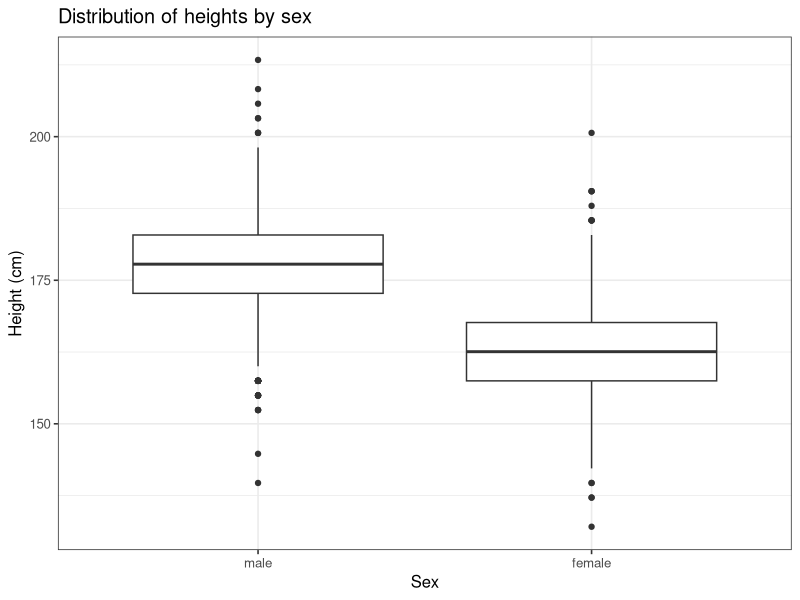
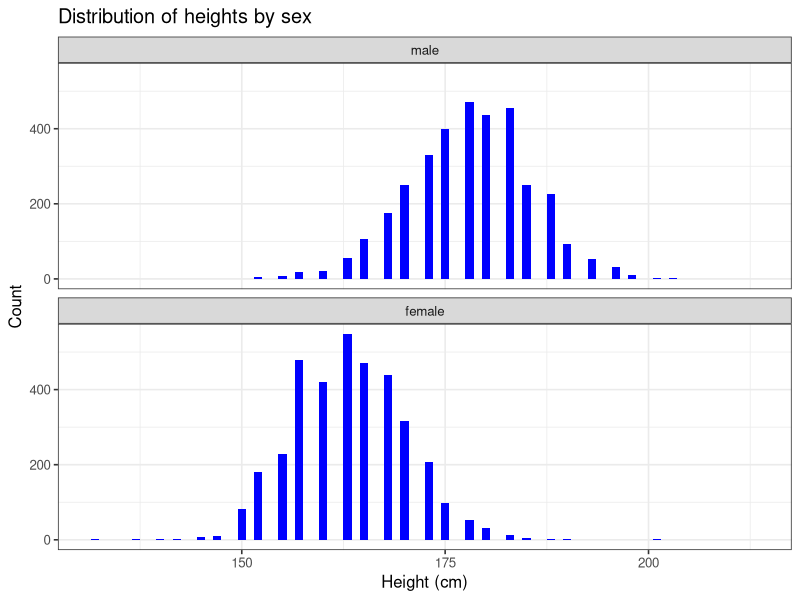
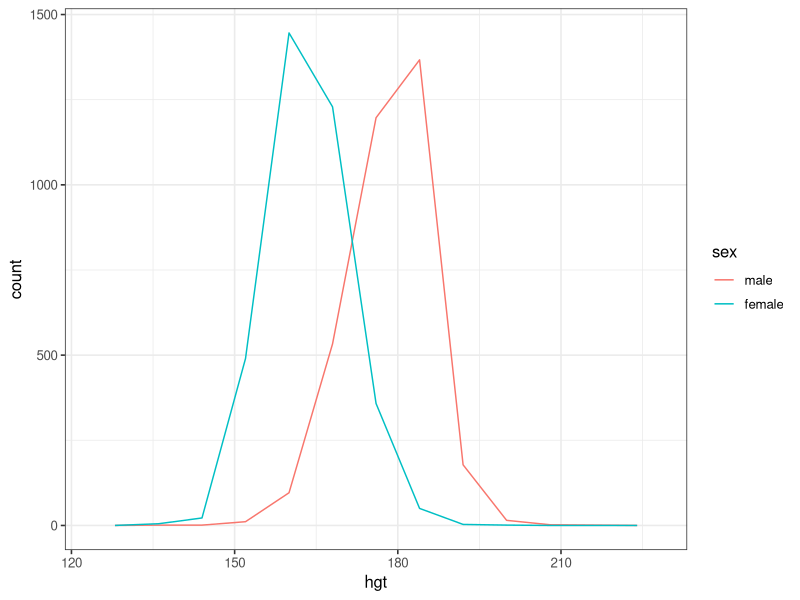
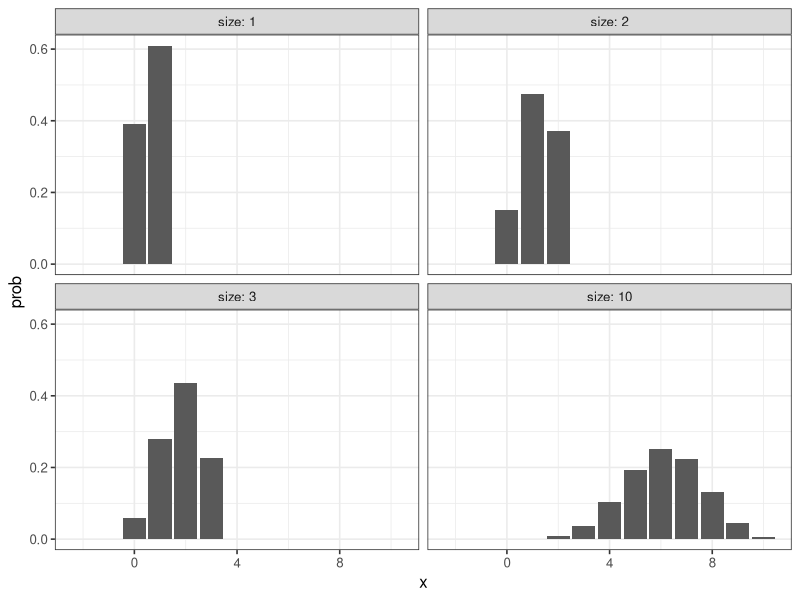
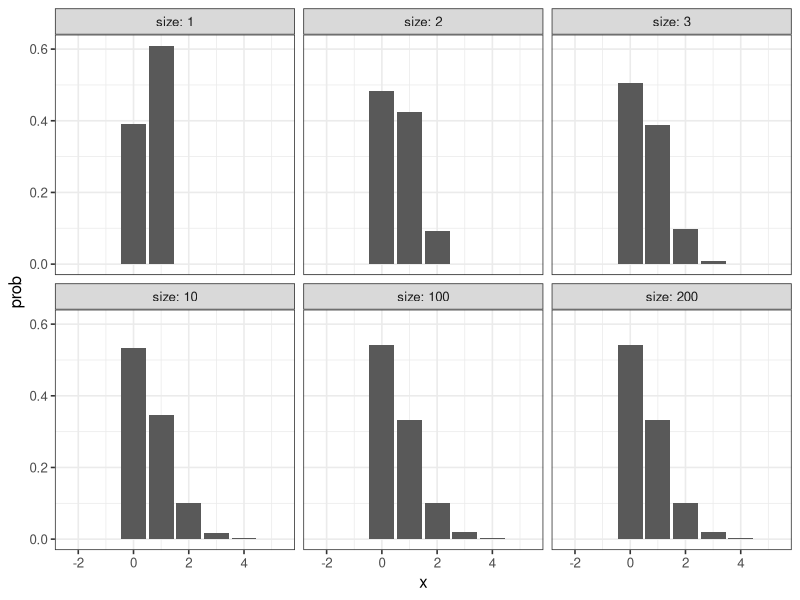
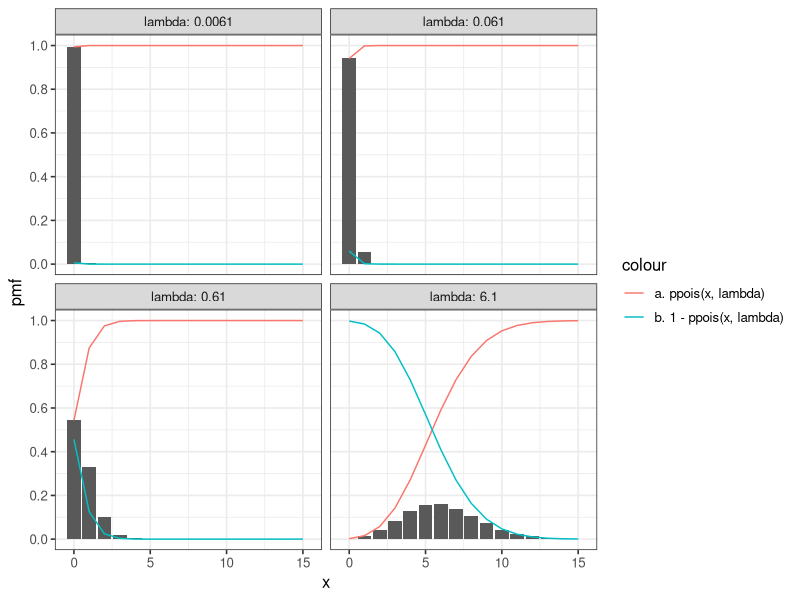
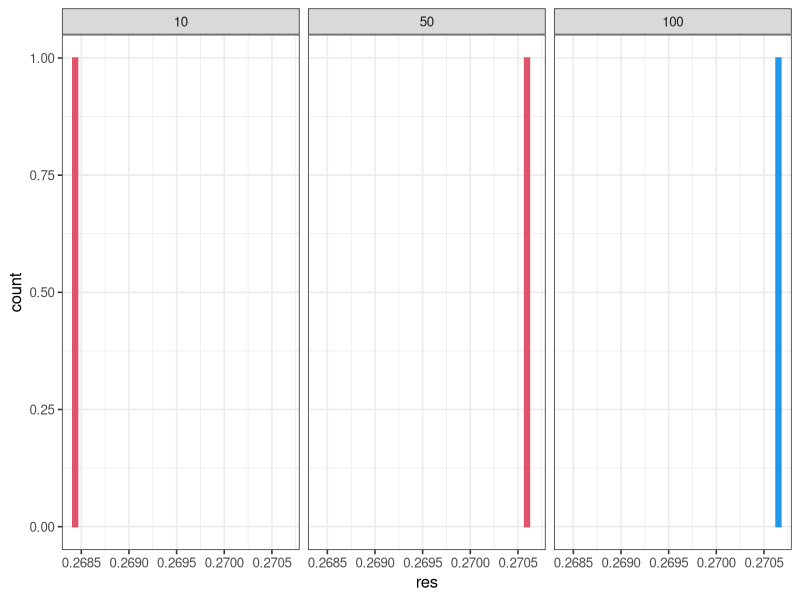
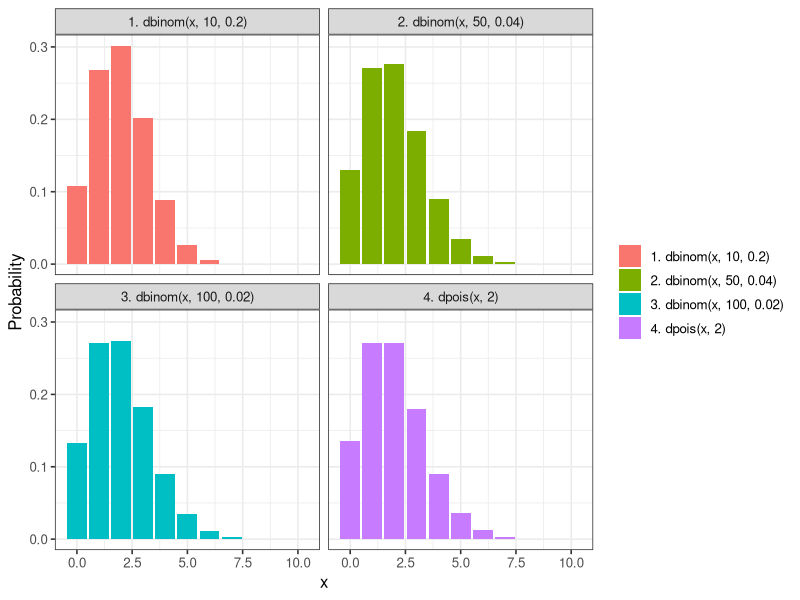

R code for these plots, in order:
## ---- chunk 1
knitr::opts_chunk$set(echo = TRUE)

options(dplyr.summarise.inform = FALSE)
library(tidyverse)

# set theme used for plotting
theme_set(theme_bw(base_size = 12))

# Modelr package
library(modelr)

library(ggplot2)

## ---- chunk 2
# test
heights <- heights

heights
## ---- chunk 3
heights$hgt <- heights$height * 2.54

heights$wgt <- heights$weight * 0.45359237

heights
## ---- chunk 4
ggplot(heights, aes(x = sex, y = hgt)) + 
  geom_boxplot() +
  xlab("Sex") +
  ylab("Height (cm)") +
  ggtitle("Distribution of heights by sex")
## ---- chunk 5
ggplot(heights, aes(x = hgt)) +
  geom_histogram(binwidth = 1, fill = "blue") +
  facet_wrap(~ sex, ncol = 1) +
  xlab("Height (cm)") +
  ylab("Count") +
  ggtitle("Distribution of heights by sex")
## ---- chunk 6
#?heights
ggplot(heights, aes(x = hgt, color = sex, fill = sex)) +
  geom_freqpoly(binwidth = 8)
## ---- chunk 7
hgt_summary <- heights %>%
  group_by(sex) %>%
  summarize(
    hgt_mean = mean(hgt),
    hgt_sd = sd(hgt),
    counts = n()
)

hgt_summary
## ---- chunk 8
# Tøl frá https://en.wikipedia.org/wiki/Average_human_height_by_country
# Land brúk: Bretland
hgt_males   <- tibble(hgt = rnorm(3604, mean = 175, sd = 2.5), sex = "male")
hgt_females <- tibble(hgt = rnorm(3402, mean = 161.3, sd = 2.5), sex = "female")

hgt_sim <-
  rbind(
    hgt_males,
    hgt_females
  )

hgt_sim
## ---- chunk 9

## ---- chunk 10

## ---- chunk 11

## ---- chunk 12

## ---- chunk 13

## ---- chunk 14

## ---- chunk 15

## ---- chunk 16

## ---- chunk 17

## ---- chunk 18

## ---- chunk 19

## ---- chunk 20

## ---- chunk 21

## ---- chunk 22
x_values <- -2:10
prob <- 0.61
size <- c(1,2,3,10)

ndata <- NULL
for (i in size) {
  tb_data <- NULL
  tb_data <- tibble(
    x = x_values,
    size = i,
    prob = dbinom(x_values, size, prob)
  )
  ndata <- rbind(ndata, tb_data)
}

ggplot() +
  geom_bar(data=ndata, aes(x, prob), stat = "identity") +
  ylab("prob") +
  facet_wrap(~ size, labeller = label_both)
## ---- chunk 23
x_values <- -2:5
prob_value <- 0.61
size <- c(1,2,3,10,100,200)

ndata <- NULL
for (i in size) {
  tb_data <- NULL
  tb_data <- tibble(
    x = x_values,
    size = i,
    prob = prob_value/size,
    y = dbinom(x_values, size, prob)
  )
  ndata <- rbind(ndata, tb_data)
}

ggplot() +
  geom_bar(data=ndata, aes(x, y), stat = "identity") +
  ylab("prob") +
  facet_wrap(~ size, labeller = label_both)
## ---- chunk 24
x_values <- 0:15
lambda <- c(0.0061, 0.061, 0.61, 6.1)

pdata <- NULL
for (i in lambda) {
  tb_data <- NULL
  tb_data <- tibble(
    x = x_values,
    lambda = i,
    y = dpois(x,lambda),
    ppois = ppois(x,lambda),
    ppois_rtail = 1 - ppois(x,lambda)
    )
  
  pdata <- rbind(pdata, tb_data)
}

ggplot(data=pdata, ) +
  geom_bar(aes(x, y), stat = "identity") +
  # geom_bar(aes(x, y, fill = "dpois(x, lambda)"), stat = "identity") +
  geom_line(aes(x, ppois, colour = "a. ppois(x, lambda)")) +
  geom_line(aes(x, ppois_rtail, colour = "b. 1 - ppois(x, lambda)")) +
  scale_y_continuous(breaks = seq(0, 1, 0.2))+
  scale_x_continuous(breaks=seq(min(x_values), max(x_values), 5)) +
  ylab("pmf") +
  facet_wrap(~ lambda, labeller = label_both)

## ---- chunk 25
# Eg haldi at okkurt manglar her, label skal vera "hóskandi"


x_values <- 0:5
size <- 200
prob <- 0.61/size
lambda <- 0.61

data_bino <- tibble(
  x = x_values,
  y = dbinom(x_values, size, prob),
  label = "size"
)


data_pois <- tibble(
  x = x_values,
  y = dpois(x,lambda),
  label = "lambda"
)

data_bino
data_pois

data_bp <- rbind(data_bino, data_pois)
data_bp

## ---- chunk 26

## ---- chunk 27

## ---- chunk 28
n = c(10, 50, 100)
data = tibble(x = 1, n = n, p = 2/n, res = dbinom(1, n, 2/n))
data
#data = tibble(dbinom(c(1, 1, 1), 100, 2/100), )
ggplot(data, aes(x = res)) +
  geom_bar(colour = n, fill = n) +
  facet_wrap(~ n)
  #facet_wrap()
#data

## ---- chunk 29
data_bino <- tibble(
  x = 0:10,
  y = c(dbinom(0:10, 10, 0.2)),
  label = rep("1. dbinom(x, 10, 0.2)", 11)
) %>%
  bind_rows(tibble(
    x = 0:10,
    y = c(dbinom(0:10, 50, 0.04)),
    label = rep("2. dbinom(x, 50, 0.04)", 11)
  )) %>%
  bind_rows(tibble(
    x = 0:10,
    y = c(dbinom(0:10, 100, 0.02)),
    label = rep("3. dbinom(x, 100, 0.02)", 11)
  ))

data_pois <- tibble(
  x = 0:10,
  y = dpois(0:10, 2),
  label = rep("4. dpois(x, 2)", 11)
)

data_bp <- bind_rows(data_bino, data_pois)

data_bp
## ---- chunk 30
library(ggplot2)

ggplot(data_bp, aes(x = x, y = y, fill = label)) +
  geom_bar(stat = "identity") +
  facet_wrap(~label, nrow = 2) +
  labs(x = "x", y = "Probability", fill = NULL)
## ---- chunk 31

## ---- chunk 32

## ---- chunk 33

## ---- chunk 34

## ---- chunk 35

## ---- chunk 36
